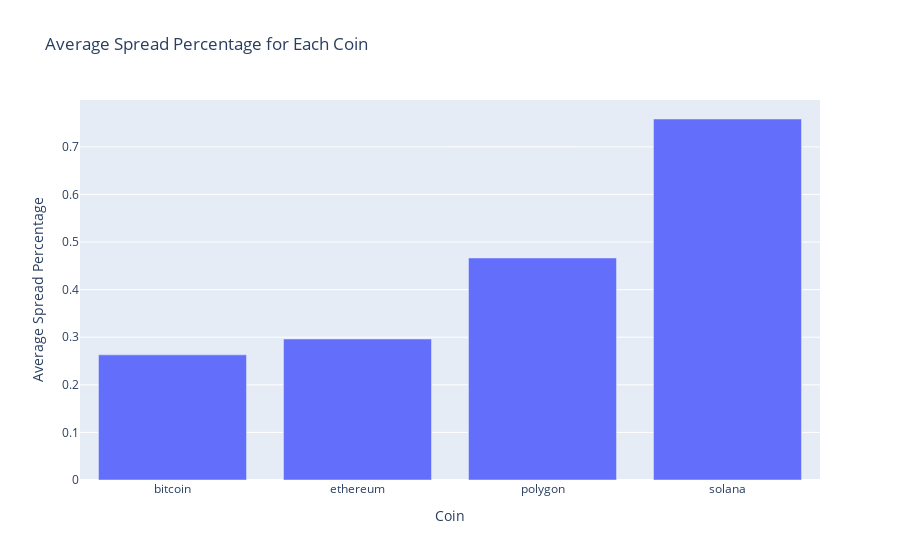

Notebook code cell kept with this figure:
### Markdown cell above
##### Average Spread Percentage by Coin
- Calculate the average spread percentge for each coin to identify coins with more favorable arbitrage opportunities. This helps in optimizing the selection of coins and diversifying risks.

### Code cell
avg_spread_by_coin = luffy_df.groupby('currency')['spread_percentage'].mean().reset_index()
avg_spread_by_coin_plot = px.bar(
    avg_spread_by_coin,
    x='currency',
    y='spread_percentage',
    title='Average Spread Percentage for Each Coin',
    labels={'spread_percentage':'Average Spread Percentage', 'currency':'Coin'}
)

avg_spread_by_coin_plot.show()

### Figure 1 — Plotly figure (JSON) as saved in the notebook; plotly's stock layout.template omitted (floating-point values rounded to 4 significant figures)
{"data": [{"alignmentgroup": "True", "hovertemplate": "Coin=%{x}<br>Average Spread Percentage=%{y}<extra></extra>", "legendgroup": "", "marker": {"color": "#636efa", "pattern": {"shape": ""}}, "name": "", "offsetgroup": "", "orientation": "v", "showlegend": false, "textposition": "auto", "type": "bar", "x": ["bitcoin", "ethereum", "polygon", "solana"], "xaxis": "x", "y": [0.263, 0.2962, 0.4665, 0.7585], "yaxis": "y"}], "layout": {"barmode": "relative", "legend": {"tracegroupgap": 0}, "title": {"text": "Average Spread Percentage for Each Coin"}, "xaxis": {"anchor": "y", "domain": [0, 1], "title": {"text": "Coin"}}, "yaxis": {"anchor": "x", "domain": [0, 1], "title": {"text": "Average Spread Percentage"}}}}
